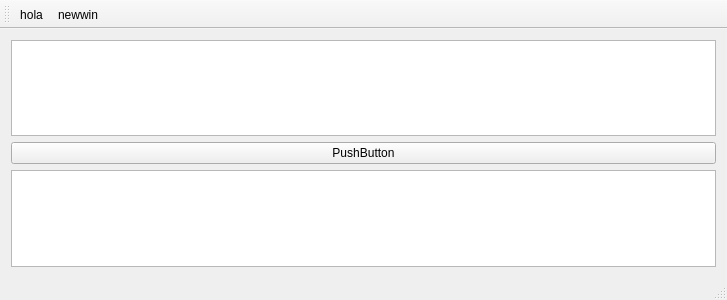
<?xml version="1.0" encoding="UTF-8"?>
<ui version="4.0">
 <class>MainWindow</class>
 <widget class="QMainWindow" name="MainWindow">
  <property name="geometry">
   <rect>
    <x>0</x>
    <y>0</y>
    <width>727</width>
    <height>300</height>
   </rect>
  </property>
  <property name="windowTitle">
   <string>MainWindow</string>
  </property>
  <widget class="QWidget" name="centralWidget">
   <layout class="QGridLayout" name="gridLayout">
    <item row="0" column="0">
     <widget class="QTextEdit" name="textEdit"/>
    </item>
    <item row="1" column="0">
     <widget class="QPushButton" name="pushButton">
      <property name="text">
       <string>PushButton</string>
      </property>
     </widget>
    </item>
    <item row="2" column="0">
     <widget class="QTextEdit" name="textEdit_2">
      <property name="textInteractionFlags">
       <set>Qt::TextSelectableByKeyboard|Qt::TextSelectableByMouse</set>
      </property>
     </widget>
    </item>
   </layout>
  </widget>
  <widget class="QMenuBar" name="menuBar">
   <property name="geometry">
    <rect>
     <x>0</x>
     <y>0</y>
     <width>727</width>
     <height>25</height>
    </rect>
   </property>
  </widget>
  <widget class="QToolBar" name="mainToolBar">
   <attribute name="toolBarArea">
    <enum>TopToolBarArea</enum>
   </attribute>
   <attribute name="toolBarBreak">
    <bool>false</bool>
   </attribute>
   <addaction name="actionhola"/>
   <addaction name="actionnewwin"/>
  </widget>
  <widget class="QStatusBar" name="statusBar"/>
  <action name="actionhola">
   <property name="checkable">
    <bool>true</bool>
   </property>
   <property name="icon">
    <iconset>
     <normalon>../../../usr/share/icons/HighContrast/22x22/apps/terminator.png</normalon>
    </iconset>
   </property>
   <property name="text">
    <string>hola</string>
   </property>
   <property name="toolTip">
    <string>&lt;html&gt;&lt;head/&gt;&lt;body&gt;&lt;p&gt;hola&lt;/p&gt;&lt;/body&gt;&lt;/html&gt;</string>
   </property>
  </action>
  <action name="actionnewwin">
   <property name="checkable">
    <bool>true</bool>
   </property>
   <property name="icon">
    <iconset theme="/usr/share/icons/ContrastHigh/22x22/emotes/face-kiss.png">
     <normaloff>../../../usr/share/icons/ContrastHigh/22x22/emotes/face-devilish.png</normaloff>../../../usr/share/icons/ContrastHigh/22x22/emotes/face-devilish.png</iconset>
   </property>
   <property name="text">
    <string>newwin</string>
   </property>
   <property name="toolTip">
    <string>new window</string>
   </property>
   <property name="shortcut">
    <string>Ctrl+F</string>
   </property>
  </action>
 </widget>
 <layoutdefault spacing="6" margin="11"/>
 <resources/>
 <connections>
  <connection>
   <sender>actionhola</sender>
   <signal>triggered()</signal>
   <receiver>MainWindow</receiver>
   <slot>close()</slot>
   <hints>
    <hint type="sourcelabel">
     <x>-1</x>
     <y>-1</y>
    </hint>
    <hint type="destinationlabel">
     <x>199</x>
     <y>149</y>
    </hint>
   </hints>
  </connection>
  <connection>
   <sender>pushButton</sender>
   <signal>clicked()</signal>
   <receiver>MainWindow</receiver>
   <slot>do_actions()</slot>
   <hints>
    <hint type="sourcelabel">
     <x>199</x>
     <y>171</y>
    </hint>
    <hint type="destinationlabel">
     <x>199</x>
     <y>149</y>
    </hint>
   </hints>
  </connection>
  <connection>
   <sender>actionnewwin</sender>
   <signal>triggered()</signal>
   <receiver>MainWindow</receiver>
   <slot>open_window()</slot>
   <hints>
    <hint type="sourcelabel">
     <x>-1</x>
     <y>-1</y>
    </hint>
    <hint type="destinationlabel">
     <x>363</x>
     <y>149</y>
    </hint>
   </hints>
  </connection>
 </connections>
 <slots>
  <slot>do_actions()</slot>
  <slot>open_window()</slot>
  <slot>set_msg()</slot>
 </slots>
</ui>
